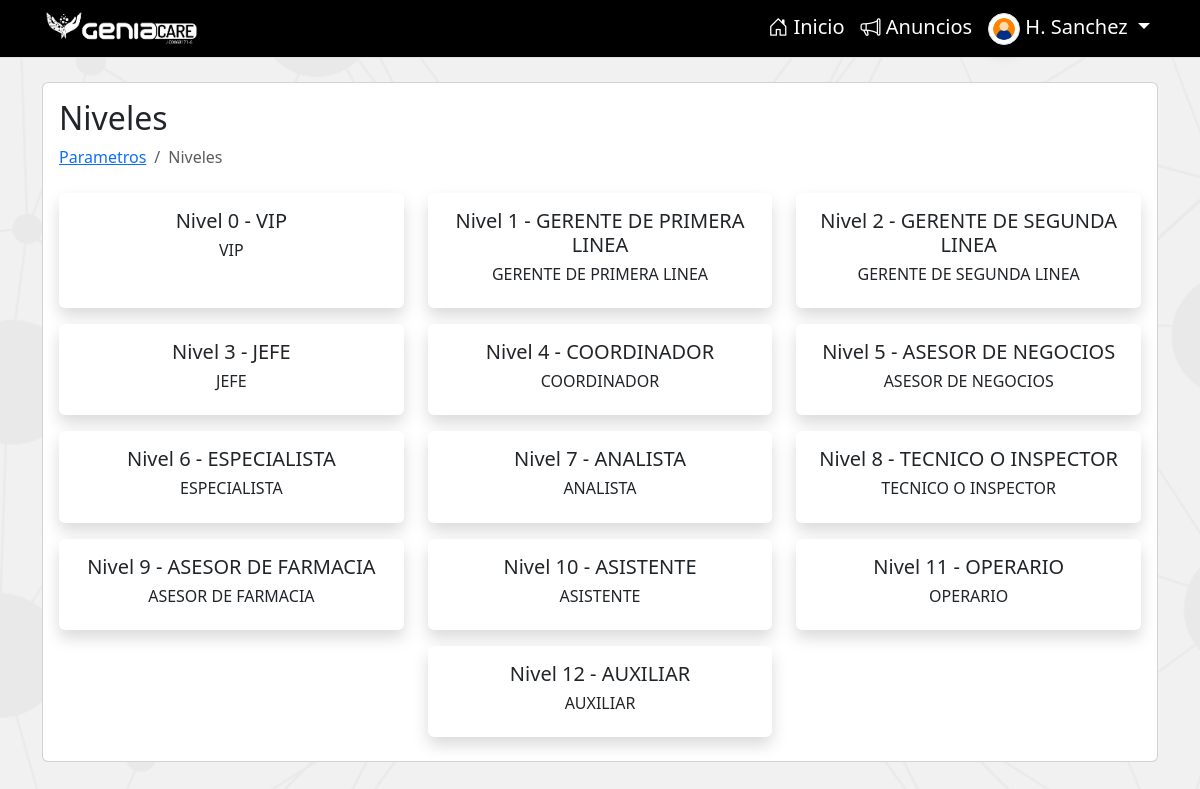
The page /systemparameters/niveles (signed in) on the database its author committed.
### performanceGC/models.py (models this page shows, shortened)
class Empleado(models.Model):
    imagen = models.ImageField(upload_to='images/', null=True, blank=True)
    nombre = models.TextField(max_length=200)
    apellido = models.TextField(max_length=200)
    cedula = models.IntegerField(default=0, unique=True)
    ficha = models.IntegerField(default=0, unique=True)
    ceco = models.CharField(max_length=15)
    fechaIngreso = models.DateField('Fecha de Ingreso', null=True, blank=True)
    fechaEgreso = models.DateField(null=True, blank=True)
    fechaNacimiento = models.DateField(null=True, blank=True)
    cargo = models.ForeignKey(Cargo, on_delete=models.CASCADE)
    usuario = models.OneToOneField(
        User, on_delete=models.CASCADE, null=True, blank=True)
    es_evaluado = models.BooleanField(default=True)
    history = HistoricalRecords()
    class Meta:
        ordering = ['ficha']
        verbose_name = 'Empleado'
        verbose_name_plural = 'Empleados'
    def __str__(self):
        return self.nombre + ' ' + self.apellido
    def get_short_name(self):
        return f'{self.nombre[0]}. {self.apellido.split()[0]}'.title()

class Niveles(models.Model):
    CHOICES = (
        (0, 'VIP'),
        (1, 'GERENTE DE PRIMERA LINEA'),
        (2, 'GERENTE DE SEGUNDA LINEA'),
        (3, 'JEFE'),
        (4, 'COORDINADOR'),
        (5, 'ASESOR DE NEGOCIOS'),
        (6, 'ESPECIALISTA'),
        (7, 'ANALISTA'),
        (8, 'TECNICO O INSPECTOR'),
        (9, 'ASESOR DE FARMACIA'),
        (10, 'ASISTENTE'),
        (11, 'OPERARIO'),
        (12, 'AUXILIAR')
    )
    formatos = (
        ('pns', 'Personal de Nomina Semanal'),
        ('pnm', 'Personal de Nomina Mensual')
        )
    valor = models.IntegerField(choices=CHOICES)
    porCompetencias = models.IntegerField(default=50)
    cantidadCompetencias = models.IntegerField(default=2)
    cantidadObjetivos = models.IntegerField(default=4)
    porObjetivos = models.IntegerField(default=50)
    nivel = models.ForeignKey(Nivel, on_delete=models.CASCADE, default=1)
    formato_de_evaluacion = models.TextField(choices=formatos, default='pnm')
    history = HistoricalRecords()
    class Meta:
        ordering = ['valor']
        verbose_name = 'Nivel de Cargo'
        verbose_name_plural = 'Niveles de Cargos'
    def __str__(self):
        return f'Nivel {self.valor} - {self.get_choice_value()}'
    def get_choice_value(self):
        return dict(self.CHOICES)[self.valor]

### performanceGC/views.py (the view)
# urls.py: path('systemparameters/niveles', views.system_parameters_niveles, name='systemparametersniveles'),
@login_required(login_url='signin')
def system_parameters_niveles(request):
    niveles = Niveles.objects.all().order_by('valor')
    return render(request, 'system_parameters_niveles.html', {
        'niveles': niveles
    })

### performanceGC/models.py (called while the page is built)
    def __str__(self):
        return self.nombreText

### performanceGC/templatetags/custom_tags.py (called while the page is built)
@register.filter
def get_file_url(file_field):
    try:
        return file_field.url
    except ValueError:
        return None

### performanceGC/templates/system_parameters_niveles.html (shortened to what this page needs)
{% extends 'main.html' %}
{% block content %}
<main class="container">
    <div class="card card-body mt-4">
        <section class="row justify-content-center">
            <h2 class="">Niveles</h2>
            <nav aria-label="breadcrumb">
                <ol class="breadcrumb">
                    <li class="breadcrumb-item"><a href="{% url 'systemparameters' %}">Parametros</a></li>
                    <li class="breadcrumb-item active" aria-current="page">Niveles</li>
                </ol>
            </nav>
            {% for nivel in niveles %}
            <div class="col-md-4 my-2">
                <div class="card border-0 shadow h-100">
                    <div class="card-body">
                        <h5 class="text-center">{{nivel}}</h5>
                        <h6 class="text-center">{{nivel.get_choice_value}}</h6>
                    </div>
                </div>
            </div>
            {% endfor %}
        </section>
    </div>
    {% endblock %}

### performanceGC/templates/main.html (shortened to what this page needs)
{% load static %}
{% load custom_tags %}
<!DOCTYPE html>
<html lang="en" >
<head>
  <link rel="stylesheet" href="{% static 'css/styles.css' %}">
  <link rel="stylesheet" href="{% static 'vendor/bootstrap/bootstrap.min.css' %}" />
  <link rel="stylesheet" href="{% static 'vendor/bootstrap-icons/bootstrap-icons.min.css' %}" />
  <link rel="stylesheet" href="{% static 'vendor/select2/css/select2.min.css' %}" />
  <link rel="stylesheet" type="text/css" href="{% static 'vendor/datatables/css/dataTables.dataTables.min.css' %}" />
  <link rel="stylesheet" href="https://cdn.jsdelivr.net/npm/select2-bootstrap-5-theme@1.3.0/dist/select2-bootstrap-5-theme.min.css" />
</head>
<body class="bg-image" style="background-color: #f1f1f1; ">
  <nav class="navbar navbar-expand-lg bg-black border-bottom border-bottom-dark py-1 sticky-md-top" >
    <div class="container">
      <a class="navbar-brand  py-0" href="{% url 'index' %}">
        <img src="{% static 'logo.png' %}" alt="GeniaCare" height="40" class="logo">
      </a>
      {% if user.is_authenticated %}
      <div class="collapse navbar-collapse" id="navbarSupportedContent">
        <ul class="navbar-nav ms-auto mb-2 mb-lg-0">
          <li class="nav-item-gc">
            <a class="nav-link text-white fs-5 bi bi-house-door" aria-current="page" href="{% url 'index' %}"> Inicio</a>
          </li>
          <li class="nav-item-gc">
            <a class="nav-link text-white fs-5 bi bi-megaphone" aria-current="page" href="{% url 'announcements' %}"> Anuncios</a>
          </li>
          <li class="nav-item-g c dropdown ">
            <a class="nav-link dropdown-toggle text-white fs-5" href="" role="button" data-bs-toggle="dropdown"
              aria-expanded="false">
              {% with 'default-avatar.png' as default_avatar_name %}
                    {% static default_avatar_name as default_avatar_url %}
              <img src="{{ user.empleado.imagen|get_file_url|default:default_avatar_url }}"
                             alt="Sin imagen"
                             onerror="this.onerror=null;this.src='{{ default_avatar_url }}';"
                             class="rounded-circle img-fluid img-thumbnail shadow"
                             style="width: 32px; height: 32px;" />
              {% endwith %}
              {{user.empleado.get_short_name}}
            </a>
          </li>
        </ul>
      </div>
      {% endif %}
    </div>
  </nav>
  {% block content %}
  {% endblock %}
</body>
</html>

### rows shown on the page
Niveles: valor "Nivel 0 - VIP", get_choice_value "VIP"
Niveles: valor "Nivel 1 - GERENTE DE PRIMERA LINEA", get_choice_value "GERENTE DE PRIMERA LINEA"
Niveles: valor "Nivel 2 - GERENTE DE SEGUNDA LINEA", get_choice_value "GERENTE DE SEGUNDA LINEA"
Niveles: valor "Nivel 3 - JEFE", get_choice_value "JEFE"
Niveles: valor "Nivel 4 - COORDINADOR", get_choice_value "COORDINADOR"
Niveles: valor "Nivel 5 - ASESOR DE NEGOCIOS", get_choice_value "ASESOR DE NEGOCIOS"
Niveles: valor "Nivel 6 - ESPECIALISTA", get_choice_value "ESPECIALISTA"
Niveles: valor "Nivel 7 - ANALISTA", get_choice_value "ANALISTA"
Niveles: valor "Nivel 8 - TECNICO O INSPECTOR", get_choice_value "TECNICO O INSPECTOR"
Niveles: valor "Nivel 9 - ASESOR DE FARMACIA", get_choice_value "ASESOR DE FARMACIA"
Niveles: valor "Nivel 10 - ASISTENTE", get_choice_value "ASISTENTE"
Niveles: valor "Nivel 11 - OPERARIO", get_choice_value "OPERARIO"
Niveles: valor "Nivel 12 - AUXILIAR", get_choice_value "AUXILIAR"

### other values the page prints
{{ user.empleado.get_short_name }} "H. Sanchez"
